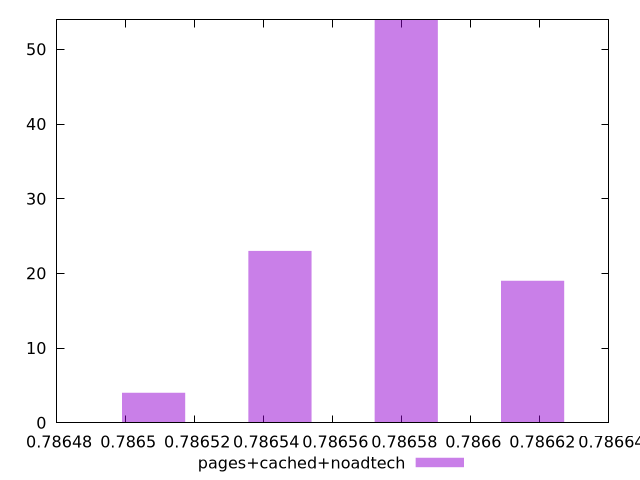

The script that saved this image:
$_pagesCachedNoadtech <<EOF
0.7865446977585595 23
0.7865812974048105 54
0.7866178970510617 19
0.7865080981123085 4
EOF
set key outside below
set terminal pngcairo
set output "report_00004_2020-11-02T20-21-41.718Z/uses-long-cache-ttl/pages+cached+noadtech//hist.png"
set yrange [0:54]
set boxwidth 0.000018299823125533596
set style fill transparent solid 0.5 noborder
plot $_pagesCachedNoadtech title "pages+cached+noadtech" with boxes ,
